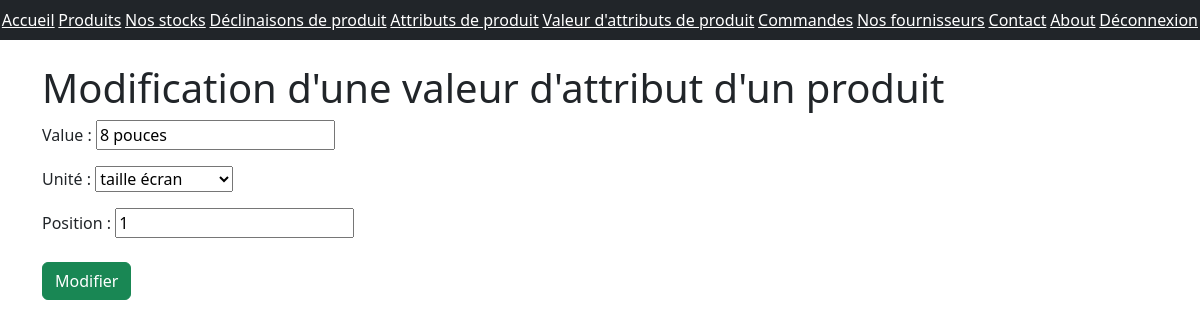
Screenshot of /monapp/product-attribute-value/5/update/ (signed in) with the database file from the repository.
### monapp/models.py (models this page shows, shortened)
class ProductAttributeValue(models.Model):
    class Meta:
        verbose_name = "Valeur attribut"
        ordering = ["position"]
    value = models.CharField(max_length=100)
    product_attribute = models.ForeignKey(
        "ProductAttribute", verbose_name="Unité", on_delete=models.CASCADE
    )
    position = models.PositiveSmallIntegerField("Position", null=True, blank=True)

### monapp/views.py (the view, shortened to what this page needs)
@method_decorator(login_required, name="dispatch")
@method_decorator(user_passes_test(is_admin), name="dispatch")
class ProductAttributeValueUpdateView(UpdateView):
    model = ProductAttributeValue
    form_class = ProductAttributeValueForm
    template_name = "monapp/update_product_attribute_value.html"

### monapp/forms.py
class ProductAttributeValueForm(forms.ModelForm):
    class Meta:
        model = ProductAttributeValue
        fields = "__all__"

### monapp/models.py (called while the page is built)
    def __str__(self):
        return self.name

### monapp/views.py (called while the page is built)
def is_admin(user):
    return user.is_superuser

### monapp/templates/monapp/update_product_attribute_value.html (shortened to what this page needs)
{% extends 'monapp/base.html' %}
{% block contenu %}
  <h1>Modification d'une valeur d'attribut d'un produit</h1>
  <form action="" method="post" novalidate>
    {{ form.as_p }}
    <button type="submit" class="btn btn-success mt-2">Modifier</button>
  </form>
{% endblock %}

### static/styles.css (style rules this page uses)
h1 { color: red }

### rows the page displays
ProductAttributeValue: value "8 pouces", product_attribute "taille écran", position "1"
